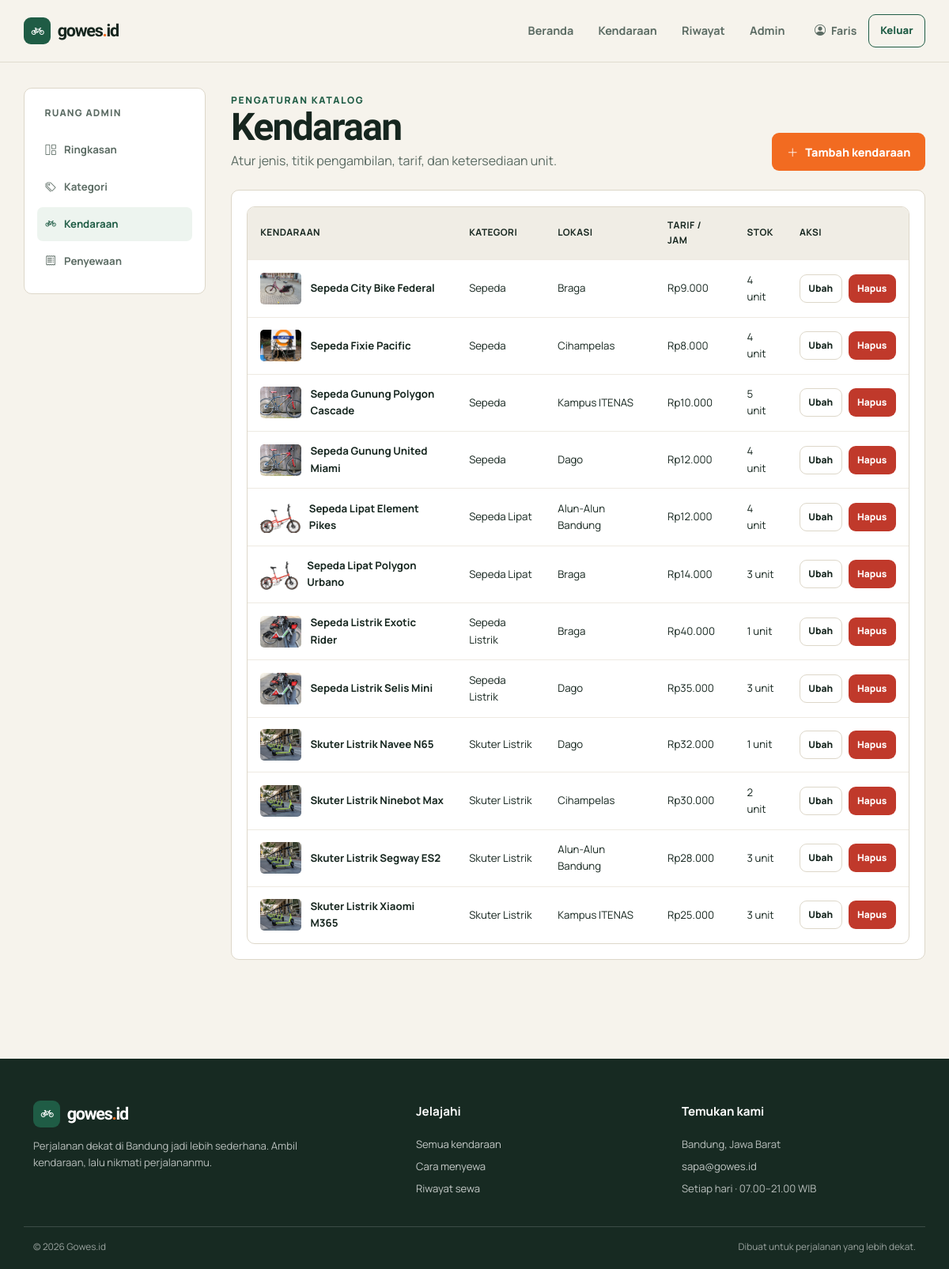
Page /frontend/admin/kendaraan.php (signed in) on the committed database.
### tables this page shows
CREATE TABLE `kendaraan` (
  `id` int(11) NOT NULL,
  `kategori_id` int(11) NOT NULL,
  `lokasi_id` int(11) NOT NULL,
  `nama_kendaraan` varchar(100) NOT NULL,
  `harga_per_jam` int(11) NOT NULL,
  `stok` int(11) NOT NULL DEFAULT 0
);

CREATE TABLE `kategori` (
  `id` int(11) NOT NULL,
  `nama_kategori` varchar(50) NOT NULL,
  `deskripsi` text DEFAULT NULL
);

CREATE TABLE `lokasi` (
  `id` int(11) NOT NULL,
  `nama_lokasi` varchar(100) NOT NULL,
  `alamat` varchar(255) DEFAULT NULL,
  `kota` varchar(50) DEFAULT 'Bandung'
);

### frontend/includes/bootstrap.php (called while the page is built, shortened)
<?php
$scriptPath = str_replace('\\', '/', $_SERVER['SCRIPT_NAME'] ?? '');
$frontendPosition = strpos($scriptPath, '/frontend/');
$projectBase = $frontendPosition === false ? '' : substr($scriptPath, 0, $frontendPosition);
$frontendBase = $projectBase . '/frontend';
$backendBase = $projectBase . '/backend';
require_once __DIR__ . '/../../backend/config/database.php';
function h($value): string
{
    return htmlspecialchars((string) $value, ENT_QUOTES, 'UTF-8');
}
function rupiah($amount): string
{
    return 'Rp' . number_format((float) $amount, 0, ',', '.');
}
function db_all(string $sql, array $params = []): array
{
    global $conn, $databaseError;
    try {
        $statement = $conn->prepare($sql);
        $statement->execute($params);
        return $statement->fetchAll(PDO::FETCH_ASSOC);
    } catch (PDOException $exception) {
        error_log($exception->getMessage());
        $databaseError = 'Data belum dapat dimuat. Pastikan database rental_kendaraan sudah diimpor dan konfigurasi koneksi sudah benar.';
        return [];
    }
}
function vehicle_image(string $category, string $name = ''): string
{
    global $frontendBase;
    $normalized = strtolower($category . ' ' . $name);
    if (strpos($normalized, 'skuter') !== false) {
        $image = 'electric-scooter.jpg';
    } elseif (strpos($normalized, 'sepeda listrik') !== false) {
        $image = 'electric-bicycle.jpg';
    } elseif (strpos($normalized, 'lipat') !== false) {
        $image = 'folding-bicycle.jpg';
    } elseif (strpos($normalized, 'gunung') !== false) {
        $image = 'mountain-bicycle.jpg';
    } elseif (strpos($normalized, 'fixie') !== false) {
        $image = 'fixie-bicycle.jpg';
    } elseif (strpos($normalized, 'city bike') !== false) {
        $image = 'city-bicycle.jpg';
    } else {
        $image = 'city-bicycle.jpg';
    }
    return $frontendBase . '/img/' . $image;
}

### frontend/admin/kendaraan.php (the view, shortened to what this page needs)
<?php
require_once __DIR__ . '/../includes/bootstrap.php';
$vehicles = db_all(
    'SELECT kendaraan.id, kendaraan.nama_kendaraan, kendaraan.harga_per_jam, kendaraan.stok,
            kendaraan.kategori_id, kendaraan.lokasi_id, kategori.nama_kategori, lokasi.nama_lokasi
     FROM kendaraan
     JOIN kategori ON kategori.id = kendaraan.kategori_id
     JOIN lokasi ON lokasi.id = kendaraan.lokasi_id
     ORDER BY kendaraan.nama_kendaraan'
);
$categories = db_all('SELECT id, nama_kategori FROM kategori ORDER BY nama_kategori');
$locations = db_all('SELECT id, nama_lokasi FROM lokasi ORDER BY nama_lokasi');
require __DIR__ . '/../includes/header.php';
?>
<main id="main-content" class="container admin-shell">
    <aside class="admin-sidebar" aria-label="Navigasi admin">
        <p>Ruang admin</p>
        <a href="<?= h($frontendBase) ?>/admin/dashboard.php"><i class="bi bi-grid-1x2" aria-hidden="true"></i> Ringkasan</a>
        <a href="<?= h($frontendBase) ?>/admin/kategori.php"><i class="bi bi-tags" aria-hidden="true"></i> Kategori</a>
        <a class="active" href="<?= h($frontendBase) ?>/admin/kendaraan.php"><i class="bi bi-bicycle" aria-hidden="true"></i> Kendaraan</a>
        <a href="<?= h($frontendBase) ?>/admin/penyewaan.php"><i class="bi bi-receipt" aria-hidden="true"></i> Penyewaan</a>
    </aside>
    <section class="admin-main">
        <div class="admin-heading">
            <div><p class="eyebrow">Pengaturan katalog</p><h1>Kendaraan</h1><p>Atur jenis, titik pengambilan, tarif, dan ketersediaan unit.</p></div>
            <button class="button button-primary" type="button" data-bs-toggle="modal" data-bs-target="#addVehicle" <?= (!$categories || !$locations) ? 'disabled' : '' ?>><i class="bi bi-plus-lg" aria-hidden="true"></i> Tambah kendaraan</button>
        </div>
        <section class="admin-panel">
            <div class="table-wrap">
                <table class="data-table">
                    <thead><tr><th>Kendaraan</th><th>Kategori</th><th>Lokasi</th><th>Tarif / jam</th><th>Stok</th><th>Aksi</th></tr></thead>
                    <tbody>
                        <?php foreach ($vehicles as $vehicle): ?>
                            <tr>
                                <td data-label="Kendaraan">
                                    <div class="inventory-vehicle">
                                        <img class="inventory-image" src="<?= h(vehicle_image($vehicle['nama_kategori'], $vehicle['nama_kendaraan'])) ?>" alt="">
                                        <strong><?= h($vehicle['nama_kendaraan']) ?></strong>
                                    </div>
                                </td>
                                <td data-label="Kategori"><?= h($vehicle['nama_kategori']) ?></td>
                                <td data-label="Lokasi"><?= h($vehicle['nama_lokasi']) ?></td>
                                <td data-label="Tarif / jam"><?= h(rupiah($vehicle['harga_per_jam'])) ?></td>
                                <td data-label="Stok"><?= h($vehicle['stok']) ?> unit</td>
                                <td data-label="Aksi">
                                    <div class="table-actions">
                                        <button class="button button-quiet" type="button" data-bs-toggle="modal" data-bs-target="#editVehicle<?= h($vehicle['id']) ?>">Ubah</button>
                                        <form action="<?= h($backendBase) ?>/kendaraan/hapus.php" method="post" data-confirm="Hapus kendaraan ini?">
                                            <button class="button button-danger" type="submit">Hapus</button>
                                        </form>
                                    </div>
                                </td>
                            </tr>
                        <?php endforeach; ?>
                    </tbody>
                </table>
            </div>
        </section>
    </section>
</main>
<?php require __DIR__ . '/../includes/footer.php'; ?>

### frontend/css/style.css (style rules this page uses)
:root { --color-paper: #f6f3ec; --color-surface: #fff; --color-ink: #16261f; --color-muted: #5b6b63; --color-brand: #1f5c45; --color-brand-dark: #174735; --color-accent: #f26b21; --color-line: #ddd7c9; --color-warning: #e8a317; --color-success: #2e8b57; --color-error: #c0392b; --font-body: "Manrope", sans-serif; --font-display: "Bricolage Grotesque", sans-serif; --container-width: 1320px; --radius: 12px; }
* { box-sizing: border-box; }
html { scroll-behavior: smooth; }
body { margin: 0; color: var(--color-ink); background: var(--color-paper); font: 400 1rem/1.6 var(--font-body); overflow-x: hidden; }
img { max-width: 100%; }
a { color: var(--color-brand); }
button, input, select { font: inherit; }
.container { width: min(calc(100% - 2.5rem), var(--container-width)); }
h1, h2, h3, h4, .display-font { font-family: var(--font-display); font-weight: 700; letter-spacing: -.035em; }
h1 { font-size: clamp(2.35rem, 5vw, 4.65rem); line-height: 1.03; }
p { color: var(--color-muted); }
.eyebrow { margin: 0 0 .85rem; color: var(--color-brand); font-size: .75rem; font-weight: 800; letter-spacing: .14em; text-transform: uppercase; }
.button { display: inline-flex; min-height: 48px; align-items: center; justify-content: center; gap: .55rem; padding: .7rem 1.1rem; border: 1px solid transparent; border-radius: 9px; font-size: .9rem; font-weight: 800; line-height: 1.2; text-decoration: none; transition: background .18s ease, color .18s ease, border-color .18s ease, transform .18s ease; }
.button-primary { color: #fff; background: var(--color-accent); }
.table-wrap { overflow-x: auto; border: 1px solid var(--color-line); border-radius: 10px; background: #fff; }
.data-table { width: 100%; margin: 0; border-collapse: collapse; }
.data-table th, .data-table td { padding: .9rem 1rem; border-bottom: 1px solid #eeeae2; text-align: left; vertical-align: middle; font-size: .83rem; }
.data-table th { color: var(--color-ink); background: #f0ede5; font-size: .74rem; letter-spacing: .04em; text-transform: uppercase; }
.data-table tbody tr:last-child td { border-bottom: 0; }
.data-table td strong { color: var(--color-ink); }
.table-actions { display: flex; gap: .5rem; align-items: center; }
.button-quiet { min-height: 36px; padding: .45rem .65rem; border-color: var(--color-line); color: var(--color-ink); background: #fff; font-size: .75rem; }
.button-danger { min-height: 36px; padding: .45rem .65rem; color: #fff; background: var(--color-error); font-size: .75rem; }
.admin-shell { display: grid; grid-template-columns: 230px minmax(0, 1fr); gap: 2rem; padding: 2rem 0 4.5rem; }
.admin-sidebar { align-self: start; padding: 1rem; border: 1px solid var(--color-line); border-radius: 10px; background: #fff; }
.admin-sidebar p { margin: .3rem .6rem 1rem; font-size: .75rem; font-weight: 800; letter-spacing: .1em; text-transform: uppercase; }
.admin-sidebar a { display: flex; align-items: center; gap: .65rem; margin: .2rem 0; padding: .7rem .65rem; border-radius: 7px; color: var(--color-muted); font-size: .83rem; font-weight: 700; text-decoration: none; }
.admin-sidebar a:hover, .admin-sidebar a.active { color: var(--color-brand); background: #edf4ef; }
.admin-main { min-width: 0; }
.admin-heading { display: flex; align-items: end; justify-content: space-between; gap: 1rem; margin-bottom: 1.5rem; }
.admin-heading h1 { margin: 0; font-size: clamp(2rem, 4vw, 3rem); }
.admin-heading p { margin: .35rem 0 0; }
.admin-panel { margin-bottom: 1.3rem; padding: 1.2rem; border: 1px solid var(--color-line); border-radius: 10px; background: #fff; }
.inventory-vehicle { display: flex; align-items: center; gap: .7rem; }
.inventory-image { width: 52px; height: 40px; border-radius: 5px; object-fit: cover; }

### rows in the picture
kendaraan: shows a picture, nama_kendaraan "Sepeda City Bike Federal", kategori.nama_kategori "Sepeda", lokasi.nama_lokasi "Braga", harga_per_jam "Rp9.000", stok "4"
kendaraan: shows a picture, nama_kendaraan "Sepeda Fixie Pacific", kategori.nama_kategori "Sepeda", lokasi.nama_lokasi "Cihampelas", harga_per_jam "Rp8.000", stok "4"
kendaraan: nama_kendaraan "Sepeda Gunung Polygon Cascade", kategori.nama_kategori "Sepeda", lokasi.nama_lokasi "Kampus ITENAS", harga_per_jam "Rp10.000", stok "5"
kendaraan: nama_kendaraan "Sepeda Gunung United Miami", kategori.nama_kategori "Sepeda", lokasi.nama_lokasi "Dago", harga_per_jam "Rp12.000", stok "4"
kendaraan: nama_kendaraan "Sepeda Lipat Element Pikes", kategori.nama_kategori "Sepeda Lipat", lokasi.nama_lokasi "Alun-Alun Bandung", harga_per_jam "Rp12.000", stok "4"
kendaraan: nama_kendaraan "Sepeda Lipat Polygon Urbano", kategori.nama_kategori "Sepeda Lipat", lokasi.nama_lokasi "Braga", harga_per_jam "Rp14.000", stok "3"
kendaraan: nama_kendaraan "Sepeda Listrik Exotic Rider", kategori.nama_kategori "Sepeda Listrik", lokasi.nama_lokasi "Braga", harga_per_jam "Rp40.000", stok "1"
kendaraan: nama_kendaraan "Sepeda Listrik Selis Mini", kategori.nama_kategori "Sepeda Listrik", lokasi.nama_lokasi "Dago", harga_per_jam "Rp35.000", stok "3"
kendaraan: nama_kendaraan "Skuter Listrik Navee N65", kategori.nama_kategori "Skuter Listrik", lokasi.nama_lokasi "Dago", harga_per_jam "Rp32.000", stok "1"
kendaraan: nama_kendaraan "Skuter Listrik Ninebot Max", kategori.nama_kategori "Skuter Listrik", lokasi.nama_lokasi "Cihampelas", harga_per_jam "Rp30.000", stok "2"
kendaraan: nama_kendaraan "Skuter Listrik Segway ES2", kategori.nama_kategori "Skuter Listrik", lokasi.nama_lokasi "Alun-Alun Bandung", harga_per_jam "Rp28.000", stok "3"
kendaraan: nama_kendaraan "Skuter Listrik Xiaomi M365", kategori.nama_kategori "Skuter Listrik", lokasi.nama_lokasi "Kampus ITENAS", harga_per_jam "Rp25.000", stok "3"

### other values in the picture
$_SESSION['nama'] "Faris"
